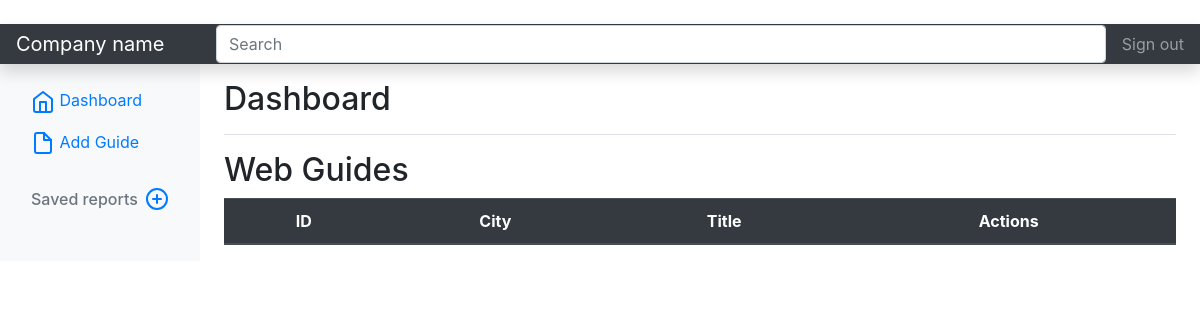
The app's page /adminsite/, older data.
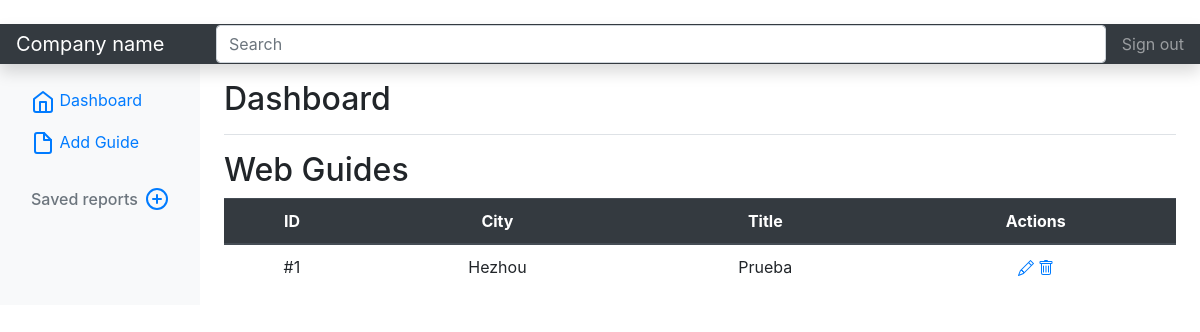
The same page, newer data.
### descuentosApp/models.py (models this page shows, shortened)
class Guide(models.Model):
	city = models.ForeignKey(City, on_delete=models.CASCADE)
	title = models.CharField(max_length=50, default='')
	informacion_general = RichTextField(blank=True)
	como_llegar = RichTextField(blank=True)
	comida = RichTextField(blank=True, default = '')
	alojamiento = RichTextField(blank=True)
	ocio = RichTextField(blank=True)
	divisas = RichTextField(blank=True)
	banco_sim = RichTextField(blank=True)
	donde_comprar = RichTextField(blank=True)
	foto = models.ImageField(null=True, blank=True, upload_to="images/", default='images/default.png')
	foto2 = models.ImageField(null=True, blank=True, upload_to="images/", default='images/default.png')
	foto3 = models.ImageField(null=True, blank=True, upload_to="images/", default='images/default.png')
	foto4 = models.ImageField(null=True, blank=True, upload_to="images/", default='images/default.png')
	foto5 = models.ImageField(null=True, blank=True, upload_to="images/", default='images/default.png')
	foto6 = models.ImageField(null=True, blank=True, upload_to="images/", default='images/default.png')
	foto7 = models.ImageField(null=True, blank=True, upload_to="images/", default='images/default.png')

class City(models.Model):
	country = models.ForeignKey(Country, on_delete=models.CASCADE)
	name = models.CharField(max_length=30)
	def __str__(self):
		return self.name

### descuentosApp/views.py (the view)
# urls.py: path('adminsite/', views.AdminSite, name='Admin'),
def AdminSite(request):
	guides = Guide.objects.all()
	context = {'guides': guides}
	return render(request, 'admin.html', context)

### descuentosApp/templates/admin.html (shortened to what this page needs)
﻿<!doctype html>
<html lang="en">
  <head>
 <link rel="stylesheet" href="https://stackpath.bootstrapcdn.com/bootstrap/4.3.1/css/bootstrap.min.css">
    <link src="static/css/css_admin/dashboard.css" rel="stylesheet">
  </head>
  <body>
<header class="navbar navbar-dark sticky-top bg-dark flex-md-nowrap p-0 shadow">
  <a class="navbar-brand col-md-3 col-lg-2 me-0 px-3" href="#">Company name</a>
  <input class="form-control form-control-dark w-100" type="text" placeholder="Search" aria-label="Search">
  <ul class="navbar-nav px-3">
    <li class="nav-item text-nowrap">
      <a class="nav-link" href="#">Sign out</a>
    </li>
  </ul>
</header>
<div class="container-fluid">
  <div class="row">
    <nav id="sidebarMenu" class="col-md-3 col-lg-2 d-md-block bg-light sidebar collapse">
      <div class="position-sticky pt-3">
        <ul class="nav flex-column">
          <li class="nav-item">
            <a class="nav-link active" aria-current="page" href="#">
              <span data-feather="home"></span>
              Dashboard
            </a>
          </li>
          <li class="nav-item">
            <a class="nav-link" href="{% url 'AddGuide' %}">
              <span data-feather="file"></span>
              Add Guide
            </a>
          </li>
        </ul>
        <h6 class="sidebar-heading d-flex justify-content-between align-items-center px-3 mt-4 mb-1 text-muted">
          <span>Saved reports</span>
          <a class="link-secondary" href="#" aria-label="Add a new report">
            <span data-feather="plus-circle"></span>
          </a>
        </h6>
      </div>
    </nav>
    <main class="col-md-3 ms-sm-auto col-lg-10 px-md-4">
      <div class="d-flex justify-content-between flex-wrap flex-md-nowrap align-items-center pt-3 pb-2 mb-3 border-bottom">
        <h1 class="h2">Dashboard</h1>
      </div>
      <h2>Web Guides</h2>
      <div class="table-responsive">
        <table class="table">
          <thead class="thead-dark">
            <tr>
              <th class="text-center">ID</th>
              <th class="text-center">City</th>
              <th class="text-center">Title</th>
              <th class="text-center">Actions</th>
            </tr>
          </thead>
          <tbody>
              {% for guide in guides %}
              <tr>
                <td class="text-center">#{{guide.id}}</td>
                <td class="text-center">{{guide.city}}</td>
                <td class="text-center">{{guide.title}}</td>
                <td class="text-center"><a href="{% url 'EditGuide' guide.pk %}"> </a>
                <a href="{% url 'DeleteGuide' guide.pk %}"> </a>
                </td>
              </tr>
              {% endfor %}
          </tbody>
        </table>
      </div>
    </main>
  </div>
</div>
  </body>
</html>

Row changes from the older to the newer data that the page shows:
added Guide: id "1", city "Hezhou", title "Prueba"
